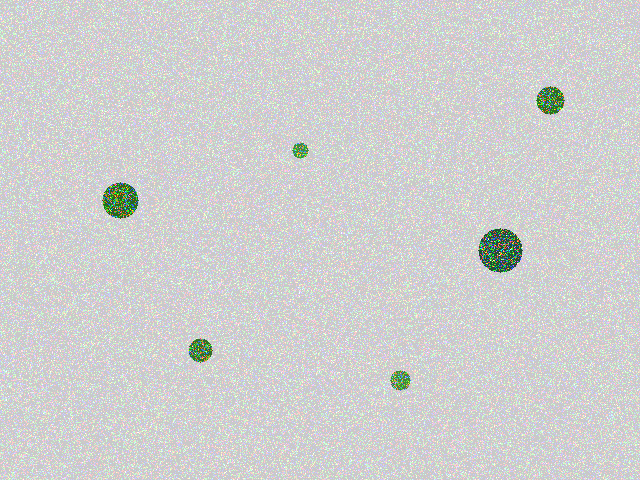
#> input picture code/algae_guardian/tests/samples/01_normal_mix.png, 640 x 480 px
$ python -i quality.py   (imports and definitions only)   (older library calls are emulated)
#> lines starting #> are read from the running program, lines starting #| are printed output that depends on the picture; after the words box and inside, x2 and y2 are one past the last pixel; in counts of white or black regions, pixels touching at a corner belong together
"""Image quality assessment for algae microscopy images with weighted scoring."""
import numpy as np
import cv2
from typing import Dict, Any, Tuple, List
from dataclasses import dataclass, asdict


@dataclass
class QualityReport:
    sharpness: float           # Laplacian variance (S)
    brightness: float          # Mean intensity
    contrast: float            # Standard deviation (C)
    blur_detected: bool
    overexposed: bool
    underexposed: bool
    overall_quality: str       # good / fair / poor
    issues: list               # List of quality issue descriptions
    quality_score: float = 0.0  # Q score from weighted formula


class QualityAssessor:
    """Assess image quality for algae microscopy images.

    Implements the weighted quality scoring formula:
        Q = w_c * C + w_s * S + w_f * F - w_o * O - w_b * B

    where:
        C = target region contrast (normalized)
        S = sharpness / gradient strength (normalized)
        F = effective FoV ratio
        O = overexposure ratio
        B = bubble / occlusion ratio
    """

    def __init__(self,
                 blur_threshold: float = 100.0,
                 overexposure_threshold: float = 245,
                 underexposure_threshold: float = 10,
                 min_brightness: float = 30,
                 max_brightness: float = 220,
                 # Weighted formula coefficients
                 w_c: float = 0.35,
                 w_s: float = 0.35,
                 w_f: float = 0.15,
                 w_o: float = 0.10,
                 w_b: float = 0.05,
                 # Quality thresholds
                 q_good: float = 0.65,
                 q_fair: float = 0.40):
        self.blur_threshold = blur_threshold
        self.overexposure_threshold = overexposure_threshold
        self.underexposure_threshold = underexposure_threshold
        self.min_brightness = min_brightness
        self.max_brightness = max_brightness

        # Quality scoring weights
        self.w_c = w_c
        self.w_s = w_s
        self.w_f = w_f
        self.w_o = w_o
        self.w_b = w_b
        self.q_good = q_good
        self.q_fair = q_fair

    def assess(self, image: np.ndarray) -> QualityReport:
        """Run full quality assessment with weighted scoring."""
        issues = []

        # Convert to grayscale
        if len(image.shape) == 3:
            gray = cv2.cvtColor(image, cv2.COLOR_RGB2GRAY)
        else:
            gray = image

        h, w = gray.shape

        # ── Sharpness (S) ──
        laplacian = cv2.Laplacian(gray, cv2.CV_64F)
        sharpness_raw = laplacian.var()

        is_blurry = sharpness_raw < self.blur_threshold
        if is_blurry:
            issues.append(f"图像模糊 (sharpness={sharpness_raw:.1f})")

        # ── Contrast (C) ──
        contrast_raw = np.std(gray)

        # ── Brightness / exposure ──
        brightness = np.mean(gray)
        is_overexposed = brightness > self.max_brightness
        is_underexposed = brightness < self.min_brightness

        if is_overexposed:
            issues.append(f"过曝 (brightness={brightness:.1f})")
        if is_underexposed:
            issues.append(f"欠曝 (brightness={brightness:.1f})")

        # ── Overexposure ratio (O) ──
        over_ratio = float(np.mean(gray > self.overexposure_threshold))
        under_ratio = float(np.mean(gray < self.underexposure_threshold))

        # ── Effective FoV ratio (F) ──
        # Estimate usable area: regions with valid intensity range
        valid_mask = (gray > self.underexposure_threshold) & (gray < self.overexposure_threshold)
        effective_fov_ratio = float(np.mean(valid_mask))

        # ── Bubble / occlusion ratio (B) ──
        # Dark circular regions (bubbles) or large uniform patches (occlusion)
        bubble_ratio = self._estimate_bubble_ratio(gray)

        # ── Normalize components to [0, 1] ──
        # Contrast: typical max ~128 for 8-bit
        C_norm = min(contrast_raw / 80.0, 1.0)
        # Sharpness: typical max ~1000 for Laplacian variance
        S_norm = min(sharpness_raw / 500.0, 1.0)
        F_norm = effective_fov_ratio
        O_norm = over_ratio
        B_norm = bubble_ratio

        # ── Weighted quality score Q ──
        Q = (self.w_c * C_norm + self.w_s * S_norm + self.w_f * F_norm
             - self.w_o * O_norm - self.w_b * B_norm)
        Q = float(np.clip(Q, 0.0, 1.0))

        # ── Overall quality from Q ──
        if Q >= self.q_good and not is_blurry:
            overall = "good"
        elif Q >= self.q_fair:
            overall = "fair"
        else:
            overall = "poor"

        return QualityReport(
            sharpness=round(sharpness_raw, 2),
            brightness=round(brightness, 2),
            contrast=round(contrast_raw, 2),
            blur_detected=is_blurry,
            overexposed=is_overexposed,
            underexposed=is_underexposed,
            overall_quality=overall,
            issues=issues,
            quality_score=round(Q, 4),
        )

    def _estimate_bubble_ratio(self, gray: np.ndarray) -> float:
        """Estimate ratio of image occluded by bubbles or debris."""
        # Edge detection to find bubble boundaries
        edges = cv2.Canny(gray, 30, 100)
        # Find contours
        contours, _ = cv2.findContours(edges, cv2.RETR_EXTERNAL, cv2.CHAIN_APPROX_SIMPLE)

        if not contours:
            return 0.0

        # Filter for circular-ish contours (bubbles) and large debris
        h, w = gray.shape
        total_area = h * w
        occlusion_area = 0

        for cnt in contours:
            area = cv2.contourArea(cnt)
            if area < 50:  # Too small to matter
                continue
            perimeter = cv2.arcLength(cnt, True)
            if perimeter == 0:
                continue
            circularity = 4 * np.pi * area / (perimeter * perimeter)
            # Bubbles are circular; debris has low circularity
            if circularity > 0.5 or area > 0.05 * total_area:
                occlusion_area += area

        return min(occlusion_area / total_area, 1.0)

    def is_usable(self, report: QualityReport) -> bool:
        """Check if image quality is acceptable for detection."""
        return report.overall_quality != "poor" and report.quality_score >= self.q_fair

    def get_detailed_report(self, image: np.ndarray) -> Dict[str, Any]:
        """Get detailed quality metrics as a dict for logging/debugging."""
        report = self.assess(image)
        result = asdict(report)
        # Add derived metrics
        result["quality_score_pct"] = round(report.quality_score * 100, 1)
        return result

>>> import cv2
>>> picture = cv2.cvtColor(cv2.imread('../tests/samples/01_normal_mix.png'), cv2.COLOR_BGR2RGB)
>>> result = QualityAssessor().assess(picture)
#> in assess, `gray = cv2.cvtColor(image, cv2.COLOR_RGB2GRAY)`:
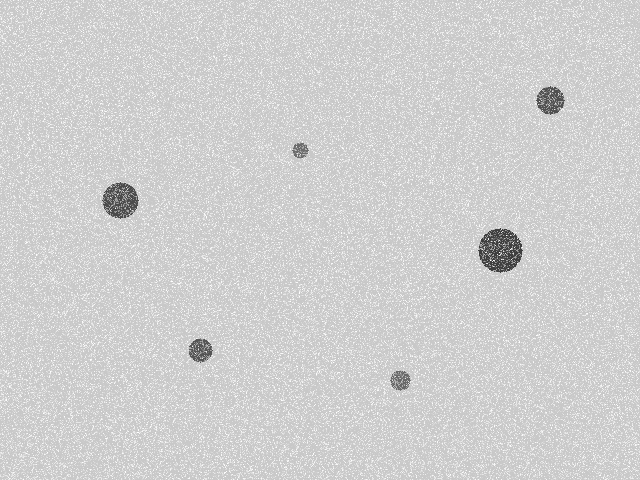
#> gray: shape (480, 640); min 62, max 255, mean 207.8
#> in assess, `laplacian = cv2.Laplacian(gray, cv2.CV_64F)`:
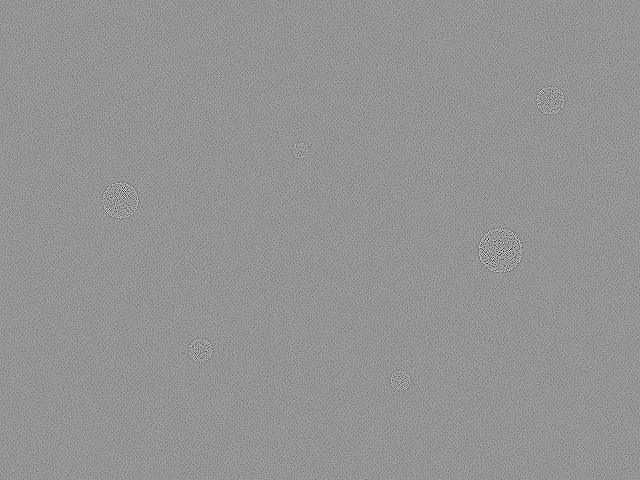
#> laplacian: shape (480, 640) float64; min -705, max 505, mean 0; drawn with min black and max white
#> in assess, `sharpness_raw = laplacian.var()`: sharpness_raw = 4021.1
#> in assess, `is_blurry = sharpness_raw < self.blur_threshold`: is_blurry = False
#> in assess, `contrast_raw = np.std(gray)`: contrast_raw = 18.47
#> in assess, `brightness = np.mean(gray)`: brightness = 207.8
#> in assess, `is_overexposed = brightness > self.max_brightness`: is_overexposed = False
#> in assess, `over_ratio = float(np.mean(gray > self.overexposure_threshold))`: over_ratio = 0.0249
#> in assess, `under_ratio = float(np.mean(gray < self.underexposure_threshold))`: under_ratio = 0
#> in assess, `valid_mask = (gray > self.underexposure_threshold) & (gray < self.over..`:
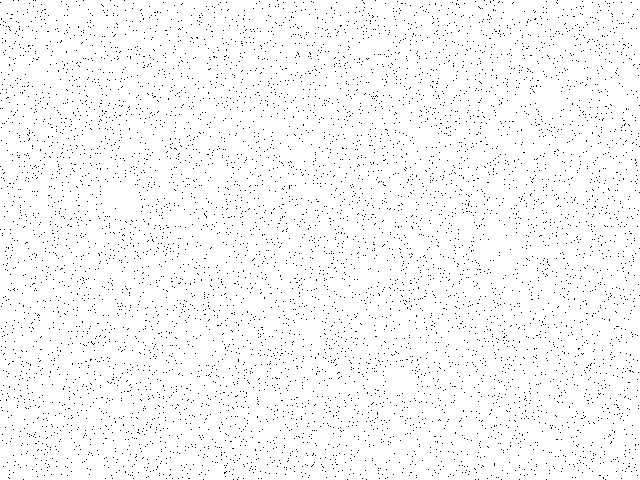
#> valid_mask: shape (480, 640) bool; 97.5% white; black in thin lines or dots
#> in assess, `effective_fov_ratio = float(np.mean(valid_mask))`: effective_fov_ratio = 0.975
#> in _estimate_bubble_ratio, `edges = cv2.Canny(gray, 30, 100)`:
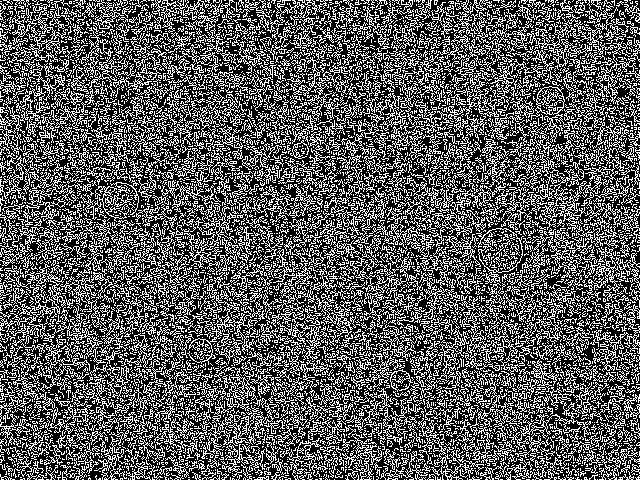
#> edges: shape (480, 640); 35.5% white in thin lines or dots
#> in _estimate_bubble_ratio, `contours, _ = cv2.findContours(edges, cv2.RETR_EXTERNAL, cv2.CHAIN_APP..`: contours = 5344 contours, 4911 with area under 20; largest, box (x1, y1, x2, y2) and area: (531, 86, 588, 157) 790, (541, 148, 624, 243) 720, (12, 4, 68, 54) 561, (0, 291, 106, 369) 522, (448, 72, 499, 141) 441
#> the loop in _estimate_bubble_ratio, `for cnt in contours:` made 5344 passes
#> (area, perimeter, circularity, occlusion_area) on pass 1241: (319, 82.77, 0.585, 319)
#> after the loop in _estimate_bubble_ratio, `for cnt in contours:`: occlusion_area = 319
#> in assess, `bubble_ratio = self._estimate_bubble_ratio(gray)`: bubble_ratio = 0.00104
#> in assess, `C_norm = min(contrast_raw / 80.0, 1.0)`: C_norm = 0.231
#> in assess, `S_norm = min(sharpness_raw / 500.0, 1.0)`: S_norm = 1
#> in assess, `F_norm = effective_fov_ratio`: F_norm = 0.975
#> in assess, `O_norm = over_ratio`: O_norm = 0.0249
#> in assess, `B_norm = bubble_ratio`: B_norm = 0.00104
#> in assess, `Q = (self.w_c * C_norm + self.w_s * S_norm + self.w_f * F_norm - self...`: Q = 0.575

$ run again, on code/algae_guardian/tests/samples/02_dense_bloom.png
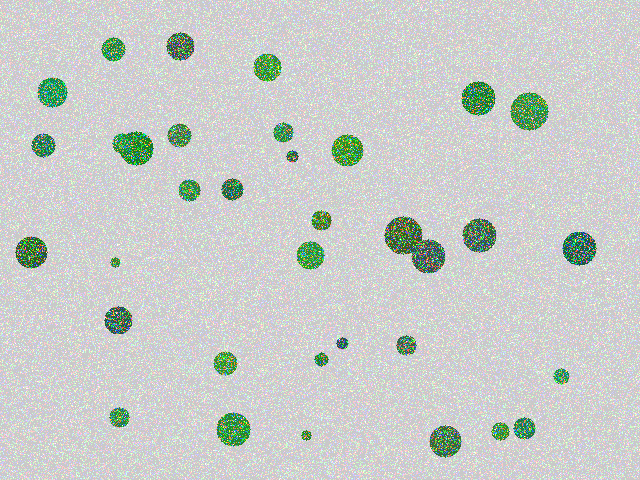
#> input picture code/algae_guardian/tests/samples/02_dense_bloom.png, 640 x 480 px
#> sharpness_raw = 5554.7
#> is_blurry = False
#> contrast_raw = 27.98
#> brightness = 203.6
#> is_overexposed = False
#> over_ratio = 0.0239
#> under_ratio = 0
#> in assess, `valid_mask = (gray > self.underexposure_threshold) & (gray < self.over..`:
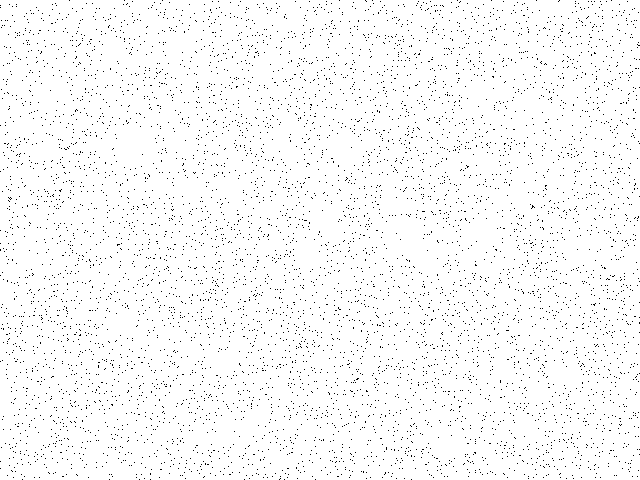
#> valid_mask: shape (480, 640) bool; 97.6% white; black in thin lines or dots
#> effective_fov_ratio = 0.976
#> in _estimate_bubble_ratio, `edges = cv2.Canny(gray, 30, 100)`:
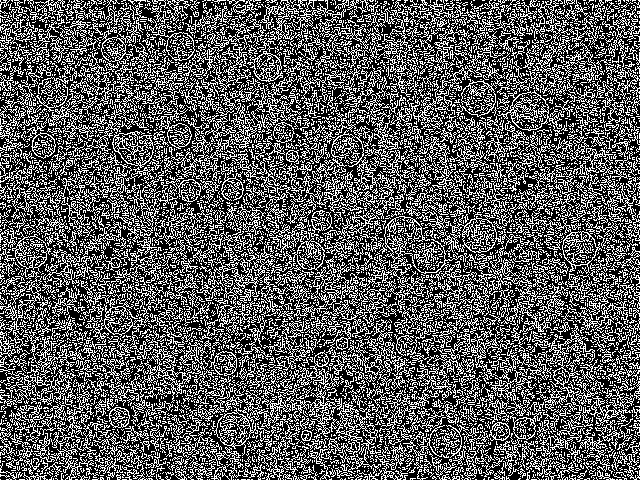
#> edges: shape (480, 640); 35.3% white in thin lines or dots
#> contours = 5328 contours, 4921 with area under 20; largest, box (x1, y1, x2, y2) and area: (497, 90, 564, 131) 1178, (307, 388, 381, 480) 1164, (437, 213, 504, 253) 1015, (524, 213, 602, 274) 1004, (212, 406, 258, 456) 907
#> the loop in _estimate_bubble_ratio, `for cnt in contours:` made 5328 passes
#> (area, perimeter, circularity, occlusion_area) on passes 557, 771: (84, 35.31, 0.846, 84), (323, 76.43, 0.695, 407)
#> after the loop in _estimate_bubble_ratio, `for cnt in contours:`: occlusion_area = 407
#> bubble_ratio = 0.00132
#> C_norm = 0.35
#> S_norm = 1
#> F_norm = 0.976
#> O_norm = 0.0239
#> B_norm = 0.00132
#> Q = 0.616

$ run again, on code/algae_guardian/tests/samples/03_clear_water.png
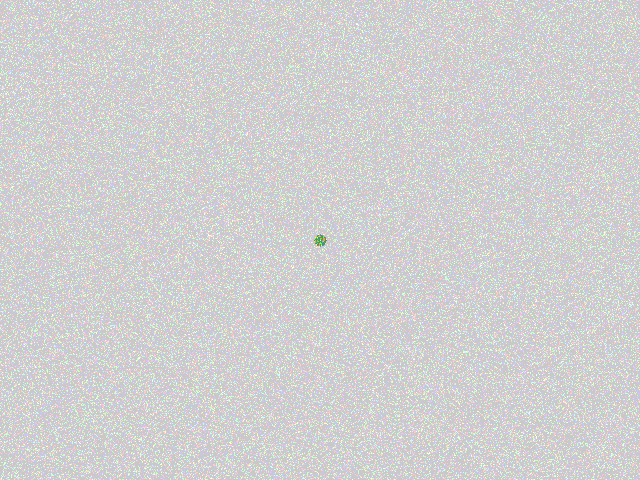
#> input picture code/algae_guardian/tests/samples/03_clear_water.png, 640 x 480 px
#> sharpness_raw = 3596.8
#> is_blurry = False
#> contrast_raw = 13.45
#> brightness = 209
#> is_overexposed = False
#> over_ratio = 0.0257
#> under_ratio = 0
#> in assess, `valid_mask = (gray > self.underexposure_threshold) & (gray < self.over..`:
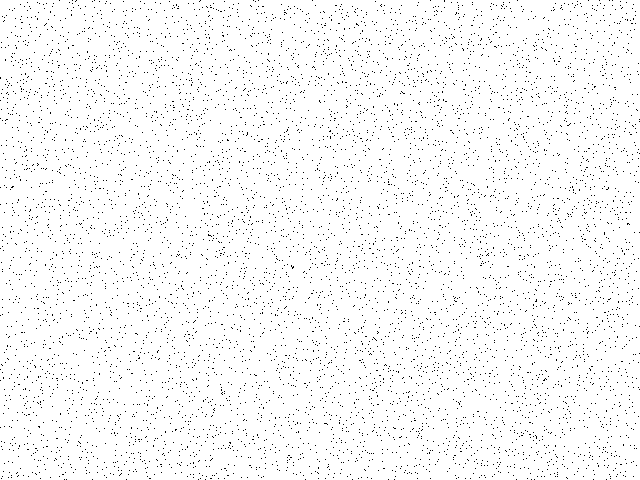
#> valid_mask: shape (480, 640) bool; 97.4% white; black in thin lines or dots
#> effective_fov_ratio = 0.974
#> in _estimate_bubble_ratio, `edges = cv2.Canny(gray, 30, 100)`:
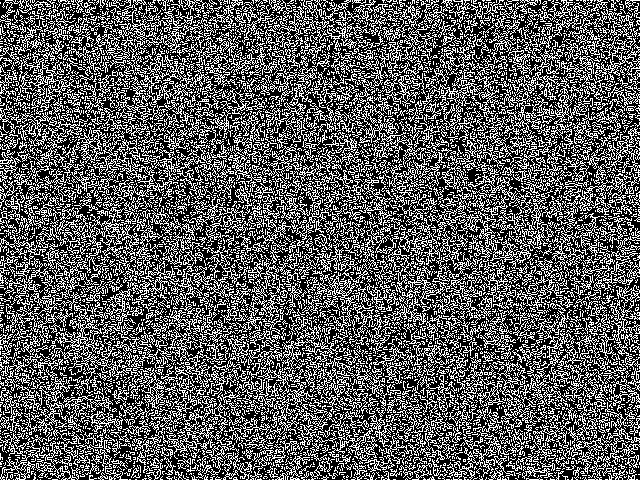
#> edges: shape (480, 640); 35.6% white in thin lines or dots
#> contours = 5141 contours, 4737 with area under 20; largest, box (x1, y1, x2, y2) and area: (51, 304, 140, 395) 1080, (148, 398, 229, 454) 1010, (350, 92, 426, 160) 664, (105, 0, 150, 74) 640, (75, 127, 129, 195) 521
#> the loop in _estimate_bubble_ratio, `for cnt in contours:` made 5141 passes
#> (cnt, area) on passes 1 to 3: ([[636, 479], [637, 479]], 0), ([[605, 479], [607, 479]], 0), ([[567, 479], [568, 479]], 0)
#> after the loop in _estimate_bubble_ratio, `for cnt in contours:`: occlusion_area = 0
#> C_norm = 0.168
#> S_norm = 1
#> F_norm = 0.974
#> O_norm = 0.0257
#> B_norm = 0
#> Q = 0.552
